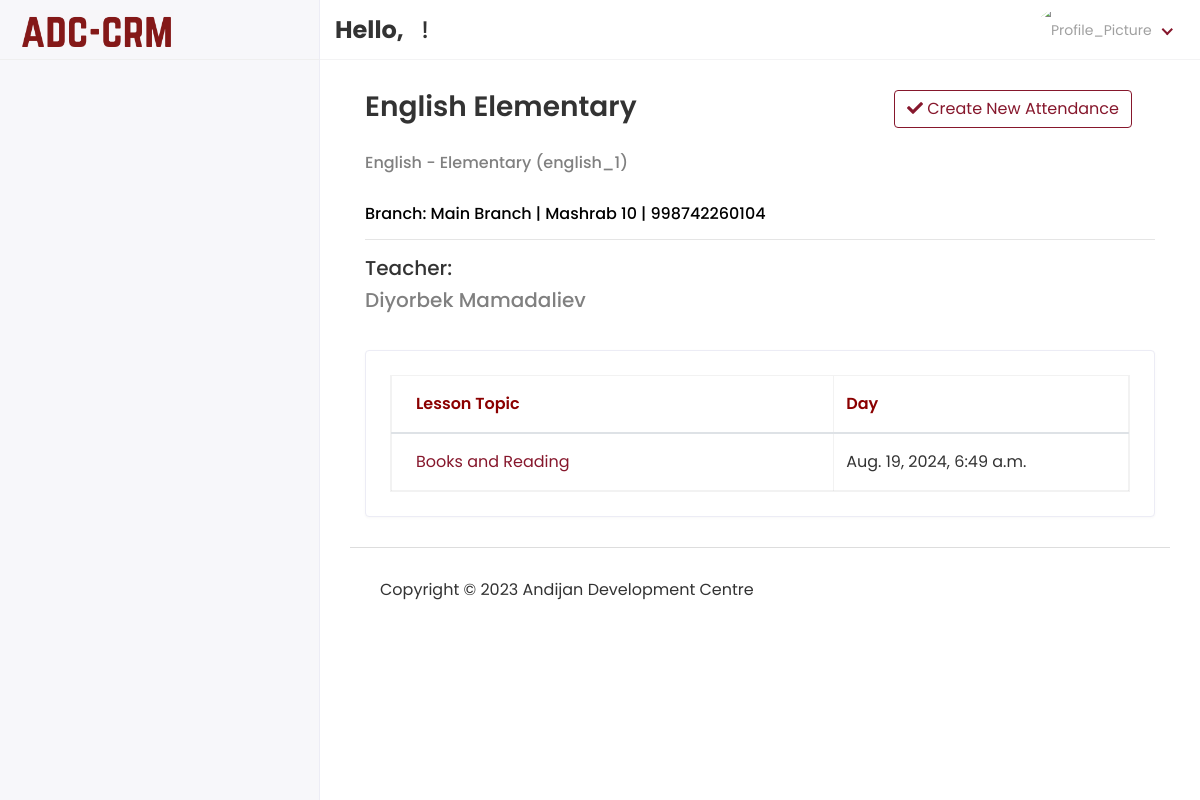
Screenshot of /Hod/Attendance/View/2 with the database file from the repository.
### app/models.py (models this page shows, shortened)
class Course(models.Model):
    subject = models.CharField(max_length=100)
    level = models.CharField(max_length=150)
    branch = models.ForeignKey('Branch', on_delete=models.SET_NULL, blank=True, null=True)
    username = models.CharField(max_length=50, blank=True, null=True)
    teacher_id = models.ForeignKey(Staff, on_delete=models.DO_NOTHING, blank=True, null=True)
    status = models.CharField(max_length=30, blank=True, null=True)
    days = models.CharField(max_length=25, blank=True, null=True)
    hours = models.CharField(max_length=25, blank=True, null=True)
    created_at = models.DateTimeField(auto_now_add=True)
    updated_at = models.DateTimeField(auto_now=True)  # Updated
    class Meta:
        verbose_name_plural = "All Courses"

class Branch(models.Model):
    profile_pic = models.ImageField(upload_to='media/profile_pic', blank=True, null=True)
    name = models.CharField(max_length=100)
    address = models.CharField(max_length=255)
    phone_number = models.CharField(max_length=20)
    rooms = models.CharField(max_length=20, blank=True, null=True)
    class Meta:
        verbose_name_plural = "All Branches"
    def __str__(self):
        return f"{self.name} | {self.address} | {self.phone_number}"

class Staff(models.Model):
    admin = models.OneToOneField(customUser, on_delete=models.CASCADE)
    department = models.CharField(max_length=50)
    role = models.CharField(max_length=100)
    fines = models.CharField(max_length=30, blank=True, null=True)
    bonus = models.CharField(max_length=30, blank=True, null=True)
    tax = models.CharField(max_length=30, blank=True, null=True)
    salary_type = models.CharField(max_length=30)
    branch = models.ForeignKey('Branch', on_delete=models.SET_NULL, blank=True, null=True)
    work_format = models.CharField(max_length=30)
    salary_amount = models.CharField(max_length=30)
    birth_date = models.DateTimeField(blank=True, null=True)
    status = models.CharField(max_length=20, blank=True, null=True)
    address = models.TextField(max_length=150, blank=True, null=True)
    mobile = models.CharField(max_length=20, blank=True, null=True)
    mobiletwo = models.CharField(max_length=20, blank=True, null=True)
    created_date = models.DateTimeField(auto_now_add=True)
    updated_date = models.DateTimeField(auto_now_add=True)
    class Meta:
        verbose_name_plural = "All Staff"

class customUser(AbstractUser):
    USER = (
        (1, 'HOD'),
        (3, 'STUDENT'),
    )
    user_type = models.CharField(choices=USER, max_length=50, default=1)
    profile_pic = models.ImageField(upload_to='media/profile_pic',blank=True, null=True)
    class Meta:
        verbose_name_plural = "All Users"

class Attendance(models.Model):
    students = models.CharField(max_length=500, blank=True, null=True)
    created_at = models.DateTimeField(auto_now_add=True)
    group_id = models.CharField(max_length=50)
    group_subject = models.CharField(max_length=100)
    group_level = models.CharField(max_length=150)
    teacher_id = models.CharField(max_length=50)
    teacher_first_name = models.CharField(max_length=40)
    teacher_last_name = models.CharField(max_length=40)
    lesson_topic = models.CharField(max_length=100)

### ADC_school_project/Hod_Views.py (the view)
# urls.py: path('Hod/Attendance/View/<str:id>', Hod_Views.VIEW_ATTENDANCE, name="view_attendance"),
def VIEW_ATTENDANCE(request, id):
    course = Course.objects.get(id=id)
    attendance = Attendance.objects.filter(group_id=course.username)
    context = {
        'attendance': attendance,
        'course': course,
    }
    return render(request, 'Hod/view_attendance.html', context)

### templates/Hod/view_attendance.html (shortened to what this page needs)
{% extends 'base.html' %}
{% block content %}
    <div class="content container-fluid">
  <div class="page-header">
    <div class="row align-items-center">
      <div class="col">
          <div class="col-auto text-right float-right ml-auto">
                        <a href="{% url 'add_attendance' course.id %}" class="btn btn-outline-primary mr-2"><i class="fas fa-check"></i> Create New Attendance</a>
                     </div>
        <h3 class="page-title">{{ course.subject }} {{ course.level }}</a></h3>
        <br>
        <h6 style="color: gray">{{course.subject}} - {{course.level}} ({{ course.username }})</h6>
          <br>
        <h6 style="color: black">Branch: {{ course.branch }}</h6>
        <hr>
        <h5>Teacher: </h5>
        <h5 style="color: gray">{{ course.teacher_id.admin.first_name }} {{ course.teacher_id.admin.last_name }}</h5>
      </div>
    </div>
  </div>
  <div class="row">
    <div class="col-sm-12">
      <div class="card card-table">
        <div class="card-body">
          <div class="table-responsive table-bordered table-hover">
            <table class="table" style="table-layout: fixed;">
              <thead>
                <tr>
                  <th style="color: darkred; width: 30%;">Lesson Topic</th>
                  <th style="color: darkred; width: 20%;">Day</th>
                </tr>
              </thead>
              <tbody>
                {% for i in attendance %}
                  <tr>
                    <td>
                      <a href="{% url 'view_attendance_day' i.id %}">{{ i.lesson_topic }}</a>
                    </td>
                    <td>{{ i.created_at }}</td>
                  </tr>
                {% endfor %}
              </tbody>
            </table>
          </div>
        </div>
      </div>
    </div>
  </div>
</div>
{% endblock %}

### static/assets/css/style.css (style rules this page uses)
html { height: 100%; }
body { background-color: #fff; color: #333; font-family: 'Poppins', sans-serif; font-size: 1rem; height: 100%; line-height: 1.5; overflow-x: hidden; }
h1, h2, h3, h4, h5, h6 { font-family: 'Poppins', sans-serif; margin-top: 0; }
a { color: #86172c; }
input, button, a { transition: all 0.4s ease; -moz-transition: all 0.4s ease; -o-transition: all 0.4s ease; -ms-transition: all 0.4s ease; -webkit-transition: all 0.4s ease; }
.table { color: #333; max-width: 100%; margin-bottom: 0; width: 100%; }
.table thead tr th { font-weight: 600; }
.table tbody tr { border-bottom: 1px solid rgba(0, 0, 0, 0.05); }
.table-bordered { border: 1px solid rgba(0, 0, 0, 0.05) !important; }
.table-bordered th, .table-bordered td { border-color: rgba(0, 0, 0, 0.05); }
.card-table .card-body .table > thead > tr > th { border-top: 0; }
.card-table .card-body .table tr td:first-child, .card-table .card-body .table tr th:first-child { padding-left: 1.5rem; }
.card-table .card-body .table tr td:last-child, .card-table .card-body .table tr th:last-child { padding-right: 1.5rem; }
.card-table .table td, .card-table .table th { border-top: 1px solid #e2e5e8; padding: 1rem 0.75rem; white-space: nowrap; }
.table-responsive { display: block; width: 100%; overflow-x: auto; }
.btn-outline-primary { color: #86172c; border-color: #86172c; }
.card { border: 1px solid #ececf5; box-shadow: 0 1px 3px 0 rgba(0, 0, 0, 0.03); margin-bottom: 1.875rem; }
.card-body { padding: 1.5rem; }
.page-header { margin-bottom: 1.875rem; }
.page-title { font-size: 28px; font-weight: 600; color: #333; margin-bottom: 5px; }
th, td { white-space: nowrap; }

### rows the page displays
Course: subject "English", level "Elementary", username "english_1", branch "Main Branch | Mashrab 10 | 998742260104", teacher_id.admin.first_name "Diyorbek", teacher_id.admin.last_name "Mamadaliev"
Attendance: lesson_topic "Books and Reading", created_at "Aug. 19, 2024, 6:49 a.m."
